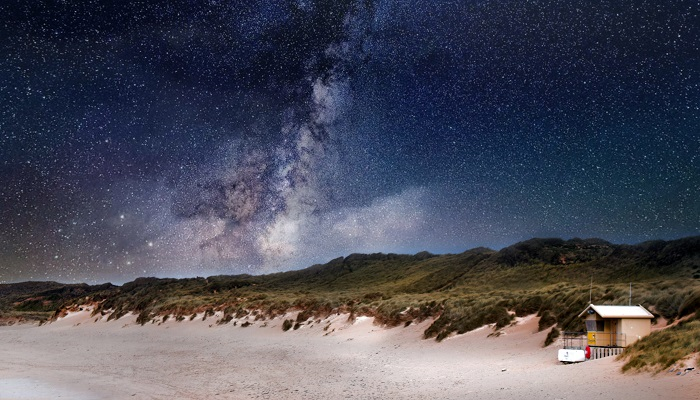
#> input picture shouye.jpg, 700 x 400 px
$ python -i complexEstimate.py   (imports and definitions only)   (older library calls are emulated)
#> lines starting #> are read from the running program, lines starting #| are printed output that depends on the picture
import cv2
import numpy as np
import math
import matplotlib.pyplot as plt
from skimage.measure import compare_ssim
import xml.dom.minidom
from  xml.dom.minidom  import Document
from PIL import Image
import os
import sys

import csv


#全局复杂度量化：获得图像二维熵
# [185 lines left out: functions getEntropy, imageHandle, getPSNR, getSSIM, getNoiseEstimate, getRSS and 3 more, not called in this run]

def getCommplex(beforeGraph):
    # [10 lines of commented-out code are left out]
    RSSMean = 0
    entropyDiffMean = 0
    edgeRatioMean = 0
#遍历选取文件夹内部文件
    afterGraph = beforeGraph[:-21]  # 'F:/SciencedataSet/3/'
    afterGraph += 'After/'  # 'F:/SciencedataSet/3/After'
    afterGraph += beforeGraph[-10:]  # 'F:/SciencedataSet/3/After/******.jpg'
    image = cv2.imread( beforeGraph, 0)
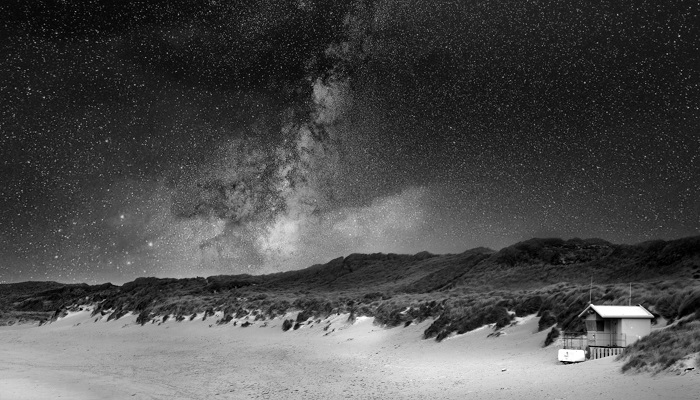
#> image: shape (400, 700); min 0, max 255, mean 77.9
    parseXML = beforeGraph[:-21]
    parseXML += 'Annotations/'
#> (the run stopped early here; a loop or call above may not have finished)
